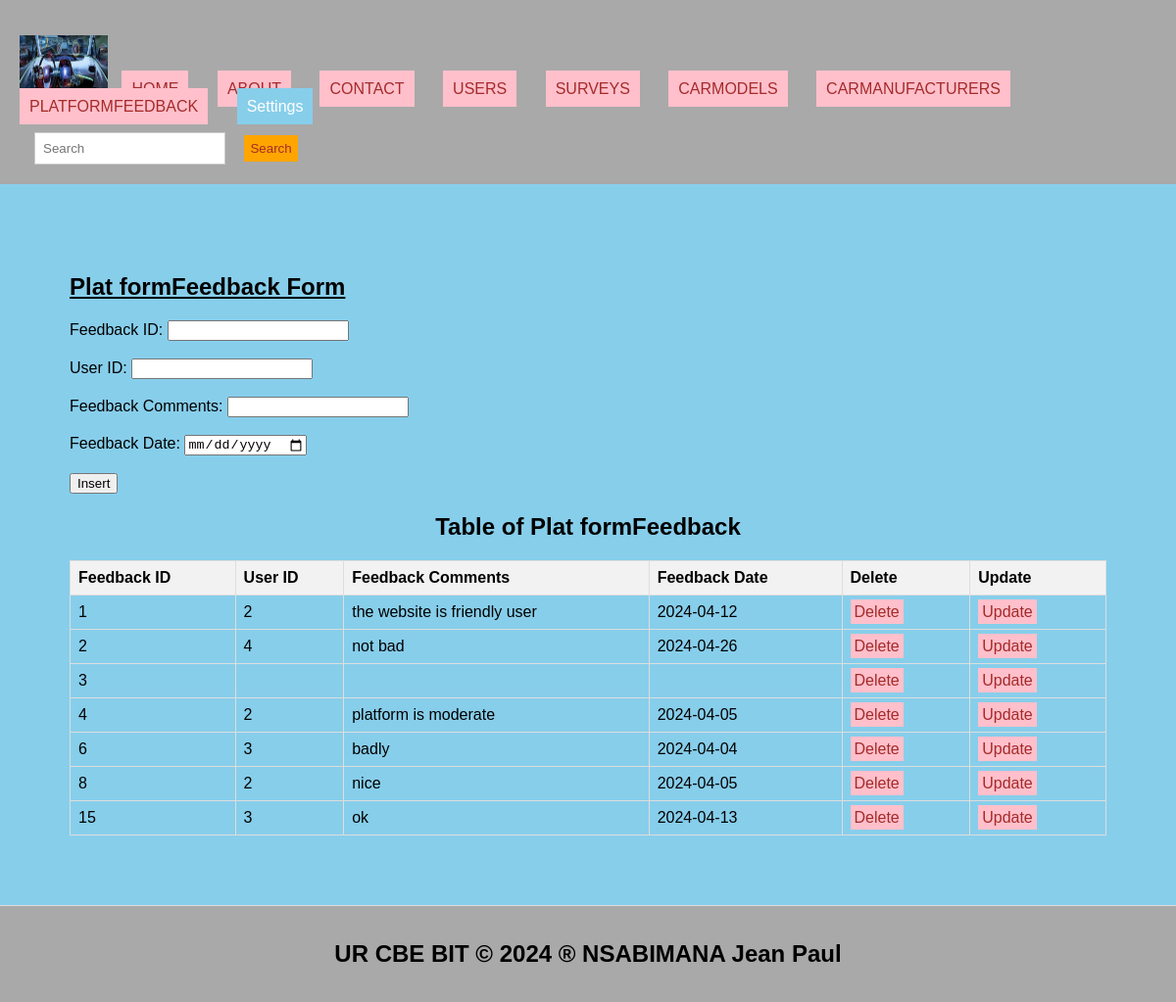
The app's page /platformfeedback.php with its own data.
### tables this page shows
CREATE TABLE `platformfeedback` (
  `feedback_id` int(11) NOT NULL,
  `user_id` int(11) DEFAULT NULL,
  `feedback_comments` text DEFAULT NULL,
  `feedback_date` date DEFAULT NULL
);

### platformfeedback.php (the view, shortened to what this page needs)
<!DOCTYPE html>
<html lang="en">
<head>
  <link rel="stylesheet" type="text/css" href="style.css" title="style 1" media="screen, tv, projection, handheld, print"/>
</head>
<body bgcolor="skyblue">
<header>
  <ul style="list-style-type: none; padding: 0;">
    <li style="display: inline; margin-right: 10px;">
      <img src="./Images/car.jpg" width="90" height="60" alt="Logo">
    </li>
    <li style="display: inline; margin-right: 10px;"><a href="./home.html">HOME</a></li>
    <li style="display: inline; margin-right: 10px;"><a href="./about.html">ABOUT</a></li>
    <li style="display: inline; margin-right: 10px;"><a href="./contact.html">CONTACT</a></li>
    <li style="display: inline; margin-right: 10px;"><a href="./users.php">USERS</a></li>
    <li style="display: inline; margin-right: 10px;"><a href="./surveys.php">SURVEYS</a></li>
    <li style="display: inline; margin-right: 10px;"><a href="./carmodels.php">CARMODELS</a></li>
    <li style="display: inline; margin-right: 10px;"><a href="./carmanufacturers.php">CARMANUFACTURERS</a></li>
    <li style="display: inline; margin-right: 10px;"><a href="./platformfeedback.php">PLATFORMFEEDBACK</a></li>
    <li class="dropdown" style="display: inline; margin-right: 10px;">
      <a href="#" style="padding: 10px; color: white; background-color: skyblue; text-decoration: none; margin-right: 15px;">Settings</a>
    </li>
  </ul>
  <form class="d-flex" role="search" action="search.php">
    <input class="form-control me-2" type="search" placeholder="Search" aria-label="Search" name="query">
    <button class="btn btn-outline-success" type="submit">Search</button>
  </form>
</header>
<section>
  <h1><u>Plat formFeedback Form</u></h1>
  <form method="post" action="<?php echo htmlspecialchars($_SERVER["PHP_SELF"]); ?>">
    <label for="feedback_id">Feedback ID:</label>
    <input type="number" id="feedback_id" name="feedback_id"><br><br>
    <label for="user_id">User ID:</label>
    <input type="number" id="user_id" name="user_id" required><br><br>
    <label for="feedback_comments">Feedback Comments:</label>
    <input type="text" id="feedback_comments" name="feedback_comments" required><br><br>
    <label for="feedback_date">Feedback Date:</label>
    <input type="date" id="feedback_date" name="feedback_date" required><br><br>
    <input type="submit" name="insert" value="Insert">
  </form>
  <?php
  include('database_connection.php');
  ?>
  <center><h2>Table of Plat formFeedback</h2></center>
  <table>
    <tr>
      <th>Feedback ID</th>
      <th>User ID</th>
      <th>Feedback Comments</th>
      <th>Feedback Date</th>
      <th>Delete</th>
      <th>Update</th>
    </tr>
    <?php
    $sql = "SELECT * FROM platformfeedback";
    $result = $connection->query($sql);
    if ($result->num_rows > 0) {
        while ($row = $result->fetch_assoc()) {
            $feedback_id = $row["feedback_id"];
            echo "<tr>
                <td>" . $row["feedback_id"] . "</td>
                <td>" . $row["user_id"] . "</td>
                <td>" . $row["feedback_comments"] . "</td>
                <td>" . $row["feedback_date"] . "</td>
                <td><a style='padding:4px' href='delete_platformfeedback.php?feedback_id=$feedback_id'>Delete</a></td>
                <td><a style='padding:4px' href='update_plantformfeedback.php?feedback_id=$feedback_id'>Update</a></td>
              </tr>";
        }
    } else {
        echo "<tr><td colspan='6'>No data found</td></tr>";
    }
    ?>
  </table>
</section>
<footer>
  <center>
    <b><h2>UR CBE BIT &copy; 2024 &reg; NSABIMANA Jean Paul</h2></b>
</footer>
</body>
</html>

### style.css (style rules this page uses)
body { font-family: Arial, sans-serif; margin: 0; padding: 0; }
.form-control { padding: 8px; margin-left: 4px; border: 1px solid #ccc; }
.btn { padding: 6px; background-color: orange; color: brown; border: none; }
.dropdown { position: relative; display: inline; margin-right: 10px; }
body { font-family: Arial,sans-serif; margin:0; padding:0; }
header { background-color:darkgray; padding: 20px; }
.dropdown { position: right; display:right; direction:rtl; }
section { padding:28px; border-bottom: 1px solid #ddd; }
footer { text-align: center; padding: 15px; background-color:darkgray; }

### platformfeedback.php (style rules this page uses)
a { padding: 10px; color: white; background-color: pink; text-decoration: none; margin-right: 15px; }
a:link { color: brown; }
button.btn { margin-left: 15px; margin-top: 4px; }
input.form-control { margin-left: 15px; padding: 8px; }
section { padding: 71px; border-bottom: 1px solid #ddd; }
footer { text-align: center; padding: 15px; background-color: darkgray; }
table { width: 100%; border-collapse: collapse; }
th, td { border: 1px solid #ddd; padding: 8px; text-align: left; }
th { background-color: #f2f2f2; }

### records on screen
platformfeedback: feedback_id "1", user "2", feedback_comments "the website is friendly user", feedback_date "2024-04-12"
platformfeedback: feedback_id "2", user "4", feedback_comments "not bad", feedback_date "2024-04-26"
platformfeedback: feedback_id "3"
platformfeedback: feedback_id "4", user "2", feedback_comments "platform is moderate", feedback_date "2024-04-05"
platformfeedback: feedback_id "6", user "3", feedback_comments "badly", feedback_date "2024-04-04"
platformfeedback: feedback_id "8", user "2", feedback_comments "nice", feedback_date "2024-04-05"
platformfeedback: feedback_id "15", user "3", feedback_comments "ok", feedback_date "2024-04-13"
